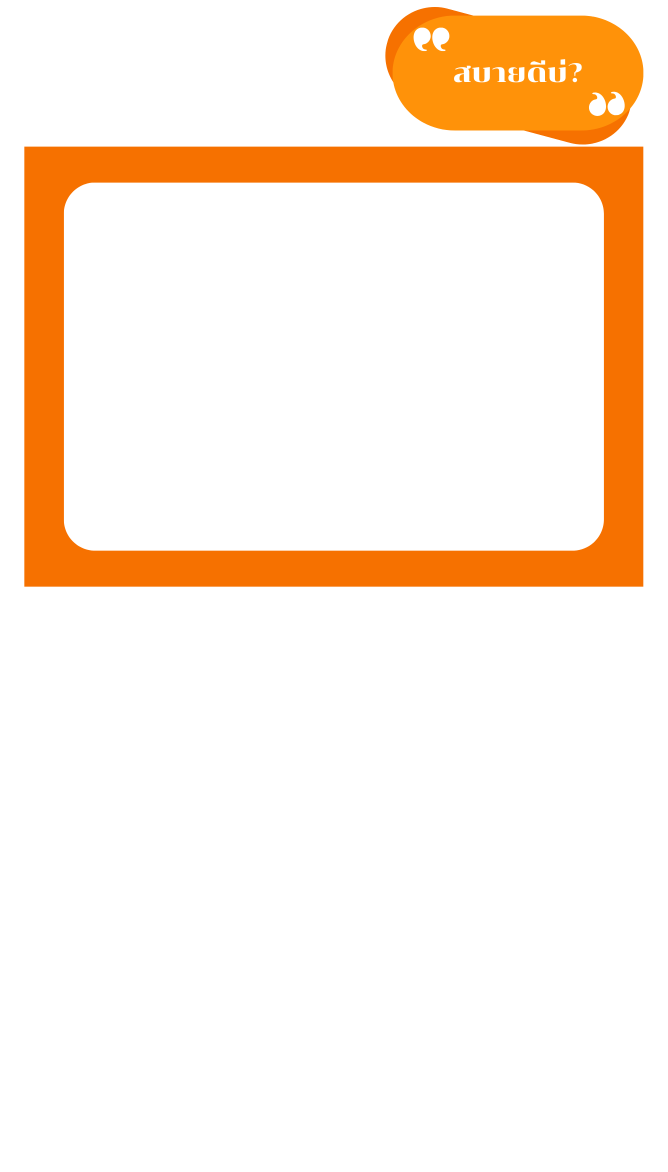
#> input picture Resources/bg.png, 2003 x 3515 px (shown at 1/3 size)
$ python test3.py
#> lines starting #> are read from the running program, lines starting #| are printed output that depends on the picture
import cv2
import cvzone
import os
from deepface import DeepFace


desired_width = 1690
desired_height = 1190
distance_from_top = 505

# โหลด Haarcascades สำหรับการตรวจจับใบหน้า
face_cascade = cv2.CascadeClassifier(cv2.data.haarcascades + 'haarcascade_frontalface_default.xml')

cap = cv2.VideoCapture(0)  # ใส่ 0 หรือตำแหน่งที่ถูกต้องของกล้องถ้ามีมากกว่า 1

if not cap.isOpened():
    print("Error: Could not open camera.")
    exit()

actual_width = cap.get(3)
actual_height = cap.get(4)

aspect_ratio = actual_width / actual_height
new_width = int(desired_height * aspect_ratio)

cap.set(3, new_width)
cap.set(4, desired_height)

cv2.namedWindow("Face Recognition")

imgBg = cv2.imread("Resources/bg.png")
#> imgBg is the input picture: shape (3515, 2003, 3); mean B, G, R 222.5, 237.8, 254.1

folderModePath = 'Resources/Modes'
modePathList = sorted(os.listdir(folderModePath), key=lambda x: int(x.split('.')[0]) if x.split('.')[0].isdigit() else float('inf'))
imgModeList = []

for path in modePathList:
    img_path = os.path.join(folderModePath, path)

    if os.path.isfile(img_path):
        img = cv2.imread(img_path)
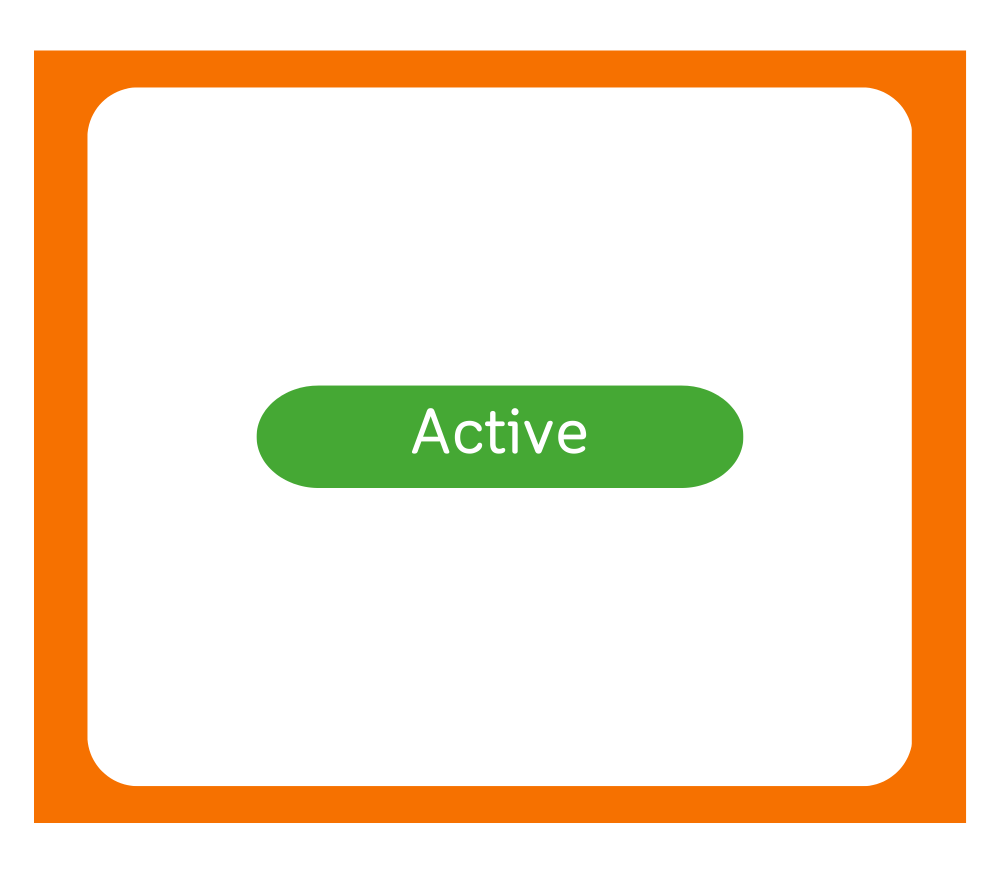
#> input picture Resources/Modes/1.png, 2000 x 1747 px (shown at 1/2 size)
#> img is the input picture: shape (1747, 2000, 3); mean B, G, R 201.9, 226.7, 243.9

        if img is not None:
            imgModeList.append(img)


while True:
    success, img = cap.read()
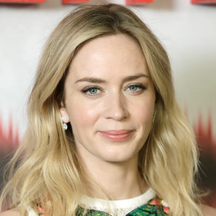
#> input picture Resources/Images/852741.png, 216 x 216 px, given in place of the camera
#> img is the input picture: shape (216, 216, 3); mean B, G, R 136.5, 161.6, 181.2

    img_resized = cv2.resize(img, (desired_width, desired_height))
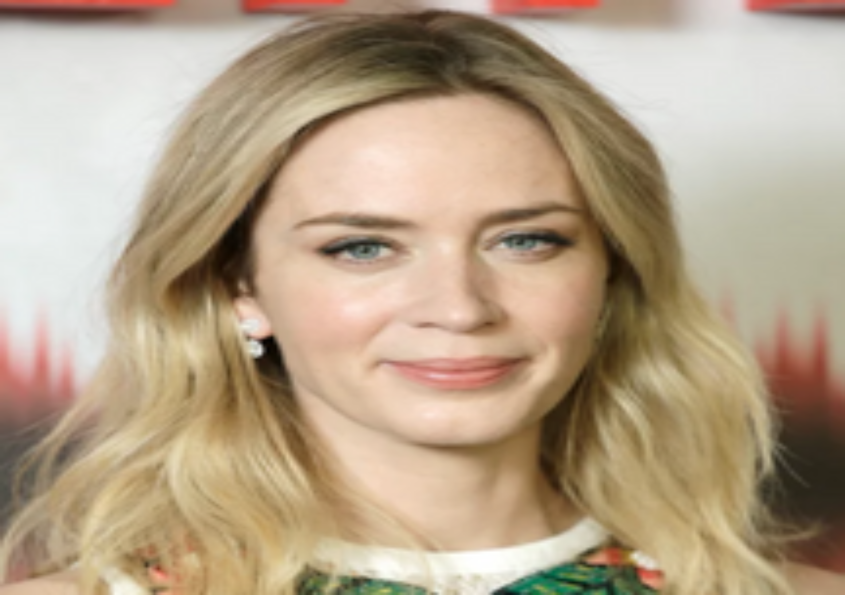
#> img_resized: shape (1190, 1690, 3) (shown at 1/2 size); mean B, G, R 136.4, 161.5, 181.1
    imgFlipped = cv2.flip(img_resized, 1)
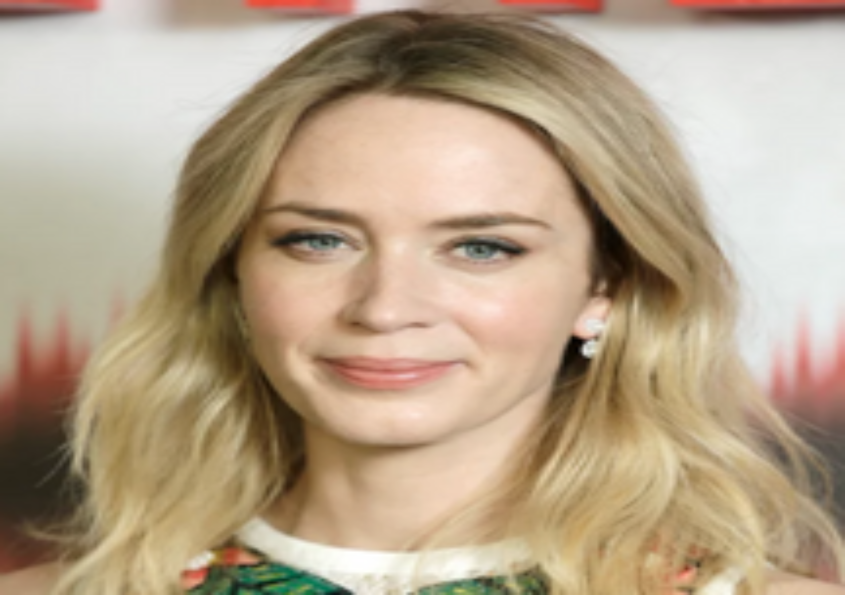
#> imgFlipped: shape (1190, 1690, 3) (shown at 1/2 size); mean B, G, R 136.4, 161.5, 181.1

    # Create a copy of the background image
    imgBgCopy = imgBg.copy()

    roi_x1 = int((imgBgCopy.shape[1] - desired_width) / 2)
#> roi_x1 = 156
    roi_x2 = roi_x1 + desired_width
#> roi_x2 = 1846
    roi_y1 = distance_from_top
    roi_y2 = roi_y1 + desired_height

    imgBgCopy[roi_y1:roi_y2, roi_x1:roi_x2] = imgFlipped
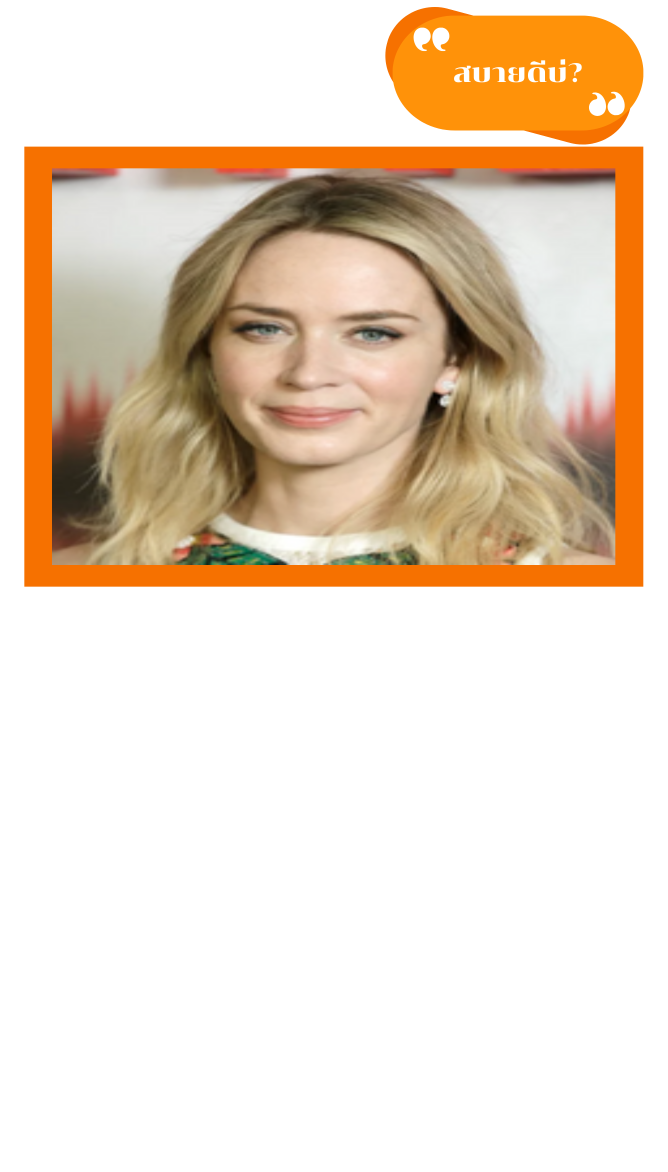
#> imgBgCopy: shape (3515, 2003, 3) (shown at 1/3 size); mean B, G, R 197, 215.7, 233.3

    if imgModeList:
        mode_x1 = int((imgBgCopy.shape[1] - imgModeList[0].shape[1]) / 2)
#> mode_x1 = 1
        mode_x2 = mode_x1 + imgModeList[0].shape[1]
#> mode_x2 = 2001
        mode_y1 = imgBgCopy.shape[0] - imgModeList[0].shape[0]
#> mode_y1 = 1768
        mode_y2 = imgBgCopy.shape[0]
#> mode_y2 = 3515

        imgBgCopy[mode_y1:mode_y2, mode_x1:mode_x2] = imgModeList[0]
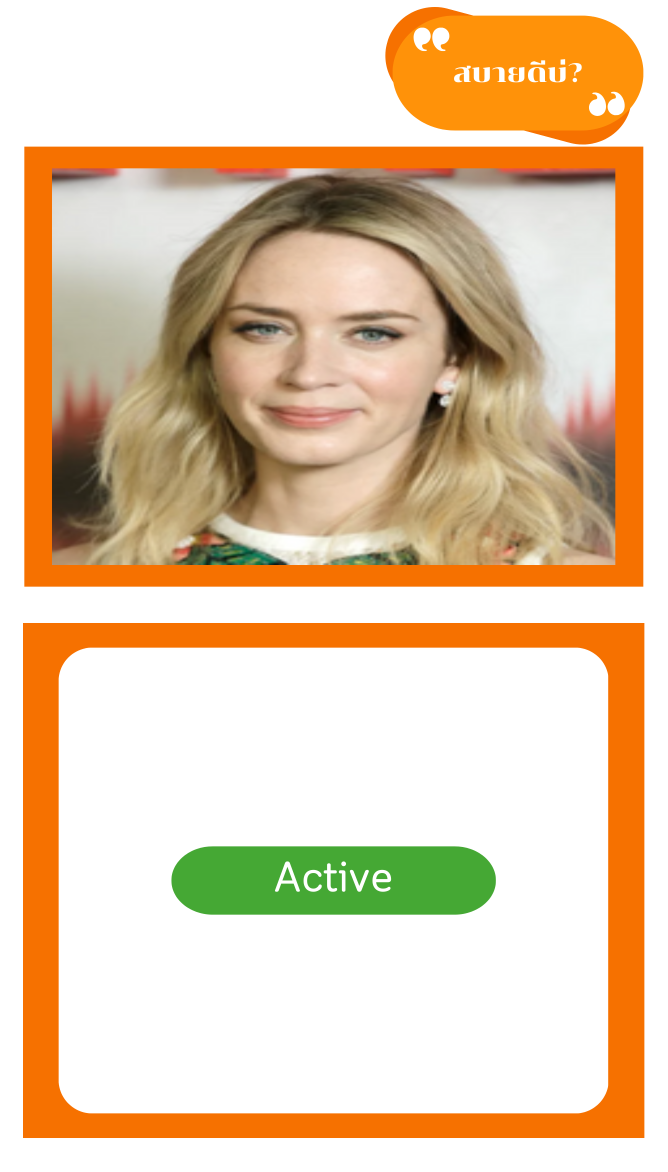
#> imgBgCopy: shape (3515, 2003, 3) (shown at 1/3 size); mean B, G, R 170.6, 201.7, 227.8

    gray_scale = cv2.cvtColor(imgBgCopy, cv2.COLOR_BGR2GRAY)
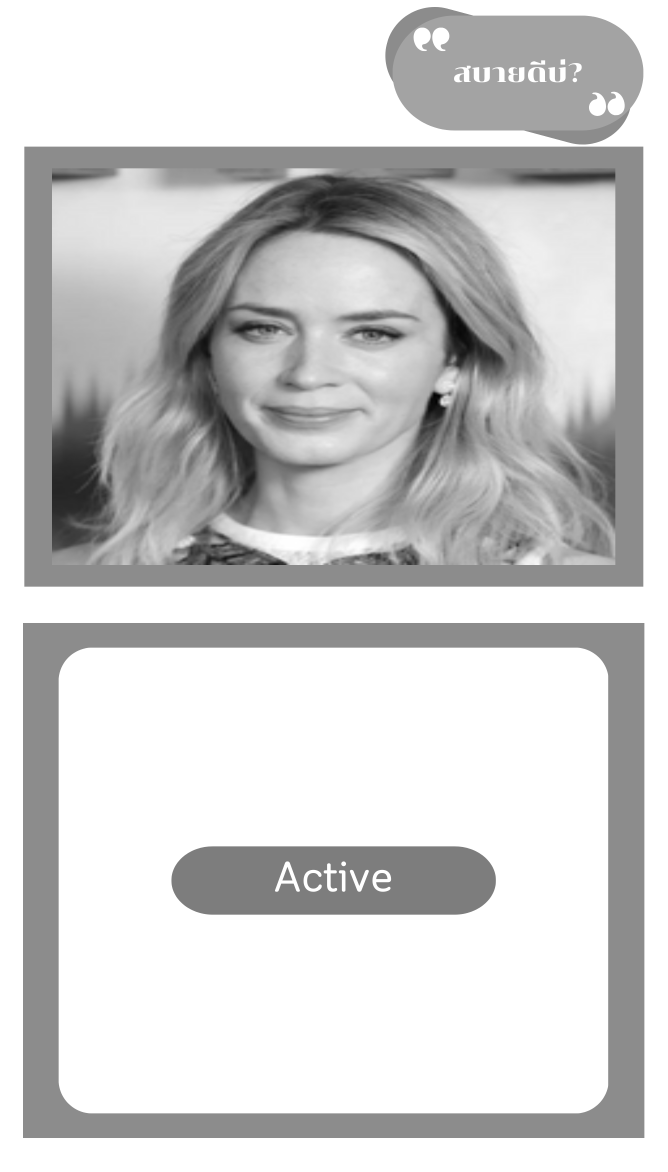
#> gray_scale: shape (3515, 2003) (shown at 1/3 size); min 1, max 255, mean 206
    faces = face_cascade.detectMultiScale(gray_scale)
#> faces = [[1112, 2604, 72, 72], [1479, 1366, 250, 250], [584, 712, 726, 726], [859, 718, 800, 800]]

    if len(faces) > 0:
        for (x, y, w, h) in faces:
            offset = 20
            new_width = w + 2 * offset
            new_height = h + 2 * offset

            x1 = max(0, x - offset)
            y1 = max(0, y - offset)
            x2 = min(imgBgCopy.shape[1], x + w + offset)
            y2 = min(imgBgCopy.shape[0], y + h + offset)

            x1 = max(0, min(x1, imgBgCopy.shape[1] - 1))
            y1 = max(0, min(y1, imgBgCopy.shape[0] - 1))
            x2 = max(0, min(x2, imgBgCopy.shape[1] - 1))
            y2 = max(0, min(y2, imgBgCopy.shape[0] - 1))

            bbox = (x1, y1, x2 - x1, y2 - y1)
            imgBgCopy = cvzone.cornerRect(imgBgCopy, bbox, rt=0, t=10, l=60)
#> this loop made 4 passes
#> (x, y, w, h, new_width, new_height, x1, y1) on passes 1 to 4: (1112, 2604, 72, 72, 112, 112, 1092, 2584), (1479, 1366, 250, 250, 290, 290, 1459, 1346), (584, 712, 726, 726, 766, 766, 564, 692), (859, 718, 800, 800, 840, 840, 839, 698)
    cv2.imshow("Face Recognition", imgBgCopy)

    if cv2.waitKey(1) & 0xFF == ord('q'):
#> (key q is pressed here)
        break

cap.release()
cv2.destroyAllWindows()
